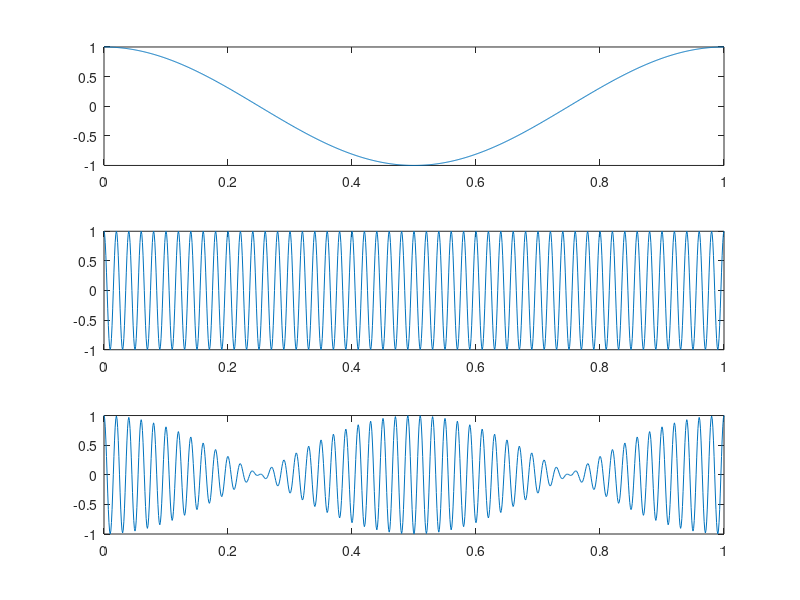
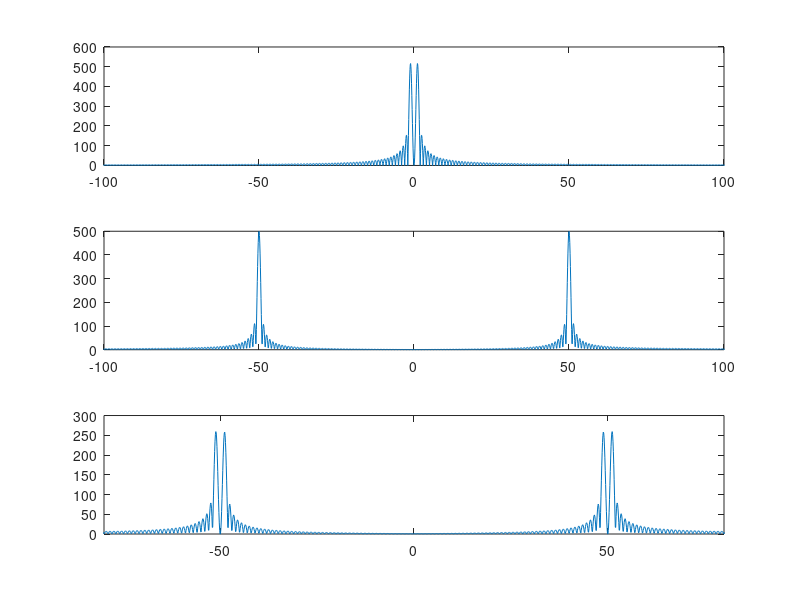
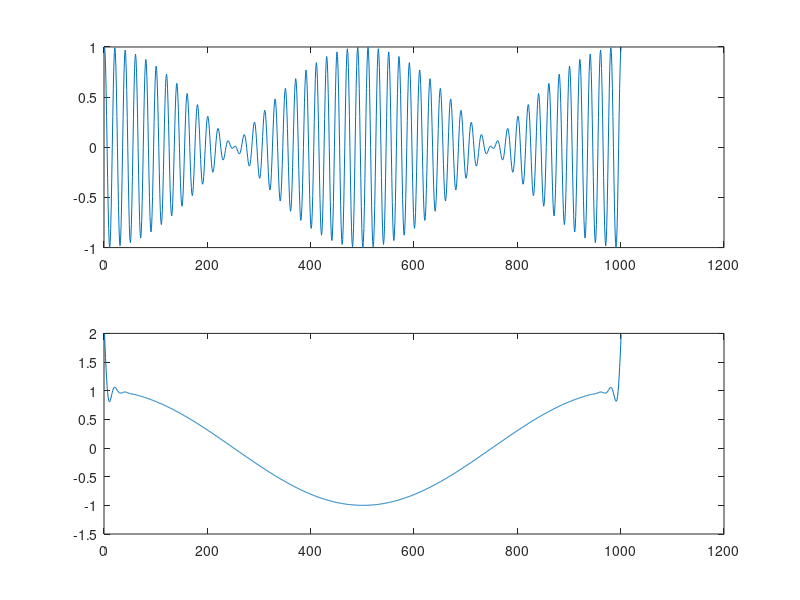

MATLAB code to generate these figures, in order:
sampFreq = 1000;
t = 0:1/1000:1;

subplot(3,1,1)
mt=cos(2*pi*t);
title('Mensaje')
plot(t,mt)

subplot(3,1,2)
xct = cos(100*pi*t);
title('Portadora')
plot(t,xct)

subplot(3,1,3)
pm = mt .* xct;
title('Portadora Modulada')
plot(t,pm)

figure
subplot(3,1,1)
N = 10*1001;
specMsg = fftshift(abs(fft(mt,N)));
fnorm = 1000*((-N/2 : (N/2)-1)/N);
plot(fnorm,specMsg)
xlim([-100 100])

subplot(3,1,2)
N = 10*1001;
specPort = fftshift(abs(fft(xct,N)));
fnorm = 1000*((-N/2 : (N/2)-1)/N);
plot(fnorm,specPort)
xlim([-100 100])

subplot(3,1,3)
N = 10*1001;
specPortMod = fftshift(abs(fft(pm,N)));
fnorm = 1000*((-N/2 : (N/2)-1)/N);
plot(fnorm,specPortMod)
xlim([-80 80])

figure
subplot(2,1,1)
plot(ammod(mt,50,1000))
subplot(2,1,2)
plot(amdemod(pm,50,1000))